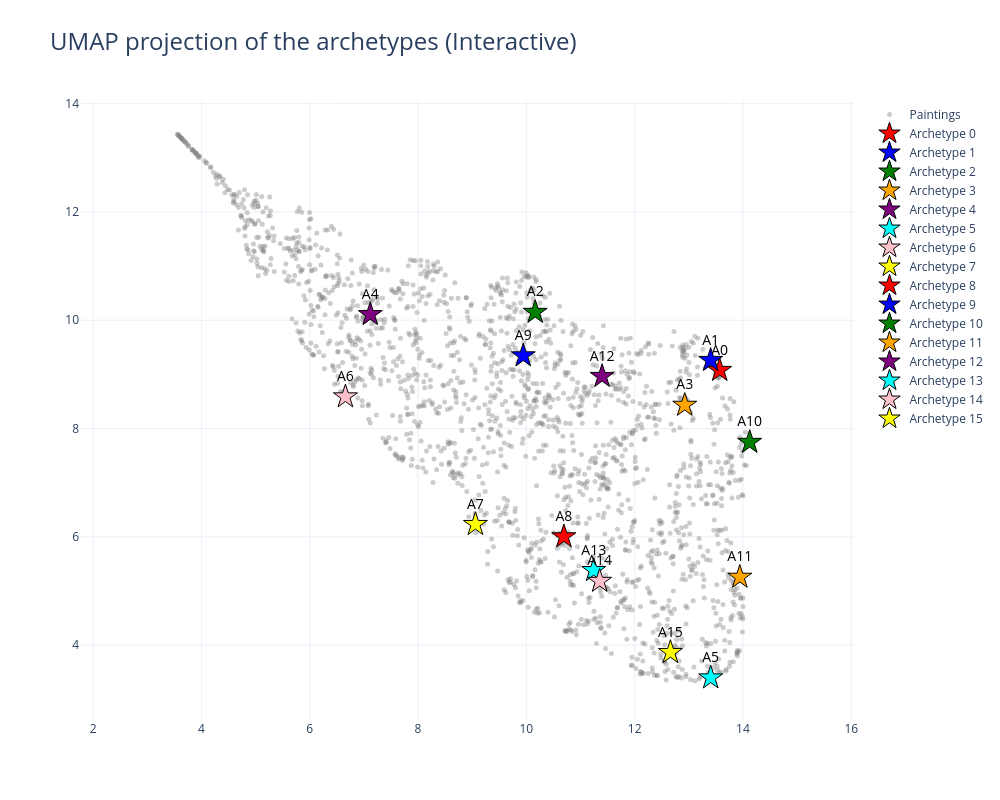

Write notebook code for a chart like this one.
### Code cell
visualisation_2d(a.X, Z, a.data_path)

### Figure 1 — Plotly figure (JSON) as saved in the notebook; plotly's stock layout.template omitted (floating-point values rounded to 4 significant figures; data arrays with more than 128 entries replaced by an {"elided": "..."} marker saying what was removed)
{"data": [{"hoverinfo": "text", "marker": {"color": "gray", "opacity": 0.4, "size": 5}, "mode": "markers", "name": "Paintings", "text": {"elided": "1811 str values"}, "type": "scatter", "x": {"elided": "1811 float values"}, "y": {"elided": "1811 float values"}}, {"hoverinfo": "name", "marker": {"color": "red", "line": {"color": "black", "width": 1}, "size": 18, "symbol": "star"}, "mode": "markers+text", "name": "Archetype 0", "text": ["A0"], "textfont": {"color": "black", "size": 14}, "textposition": "top center", "type": "scatter", "x": [13.57], "y": [9.075]}, {"hoverinfo": "name", "marker": {"color": "blue", "line": {"color": "black", "width": 1}, "size": 18, "symbol": "star"}, "mode": "markers+text", "name": "Archetype 1", "text": ["A1"], "textfont": {"color": "black", "size": 14}, "textposition": "top center", "type": "scatter", "x": [13.4], "y": [9.26]}, {"hoverinfo": "name", "marker": {"color": "green", "line": {"color": "black", "width": 1}, "size": 18, "symbol": "star"}, "mode": "markers+text", "name": "Archetype 2", "text": ["A2"], "textfont": {"color": "black", "size": 14}, "textposition": "top center", "type": "scatter", "x": [10.16], "y": [10.15]}, {"hoverinfo": "name", "marker": {"color": "orange", "line": {"color": "black", "width": 1}, "size": 18, "symbol": "star"}, "mode": "markers+text", "name": "Archetype 3", "text": ["A3"], "textfont": {"color": "black", "size": 14}, "textposition": "top center", "type": "scatter", "x": [12.92], "y": [8.432]}, {"hoverinfo": "name", "marker": {"color": "purple", "line": {"color": "black", "width": 1}, "size": 18, "symbol": "star"}, "mode": "markers+text", "name": "Archetype 4", "text": ["A4"], "textfont": {"color": "black", "size": 14}, "textposition": "top center", "type": "scatter", "x": [7.118], "y": [10.11]}, {"hoverinfo": "name", "marker": {"color": "cyan", "line": {"color": "black", "width": 1}, "size": 18, "symbol": "star"}, "mode": "markers+text", "name": "Archetype 5", "text": ["A5"], "textfont": {"color": "black", "size": 14}, "textposition": "top center", "type": "scatter", "x": [13.4], "y": [3.397]}, {"hoverinfo": "name", "marker": {"color": "pink", "line": {"color": "black", "width": 1}, "size": 18, "symbol": "star"}, "mode": "markers+text", "name": "Archetype 6", "text": ["A6"], "textfont": {"color": "black", "size": 14}, "textposition": "top center", "type": "scatter", "x": [6.659], "y": [8.587]}, {"hoverinfo": "name", "marker": {"color": "yellow", "line": {"color": "black", "width": 1}, "size": 18, "symbol": "star"}, "mode": "markers+text", "name": "Archetype 7", "text": ["A7"], "textfont": {"color": "black", "size": 14}, "textposition": "top center", "type": "scatter", "x": [9.06], "y": [6.231]}, {"hoverinfo": "name", "marker": {"color": "red", "line": {"color": "black", "width": 1}, "size": 18, "symbol": "star"}, "mode": "markers+text", "name": "Archetype 8", "text": ["A8"], "textfont": {"color": "black", "size": 14}, "textposition": "top center", "type": "scatter", "x": [10.69], "y": [6.003]}, {"hoverinfo": "name", "marker": {"color": "blue", "line": {"color": "black", "width": 1}, "size": 18, "symbol": "star"}, "mode": "markers+text", "name": "Archetype 9", "text": ["A9"], "textfont": {"color": "black", "size": 14}, "textposition": "top center", "type": "scatter", "x": [9.943], "y": [9.345]}, {"hoverinfo": "name", "marker": {"color": "green", "line": {"color": "black", "width": 1}, "size": 18, "symbol": "star"}, "mode": "markers+text", "name": "Archetype 10", "text": ["A10"], "textfont": {"color": "black", "size": 14}, "textposition": "top center", "type": "scatter", "x": [14.12], "y": [7.747]}, {"hoverinfo": "name", "marker": {"color": "orange", "line": {"color": "black", "width": 1}, "size": 18, "symbol": "star"}, "mode": "markers+text", "name": "Archetype 11", "text": ["A11"], "textfont": {"color": "black", "size": 14}, "textposition": "top center", "type": "scatter", "x": [13.94], "y": [5.256]}, {"hoverinfo": "name", "marker": {"color": "purple", "line": {"color": "black", "width": 1}, "size": 18, "symbol": "star"}, "mode": "markers+text", "name": "Archetype 12", "text": ["A12"], "textfont": {"color": "black", "size": 14}, "textposition": "top center", "type": "scatter", "x": [11.4], "y": [8.964]}, {"hoverinfo": "name", "marker": {"color": "cyan", "line": {"color": "black", "width": 1}, "size": 18, "symbol": "star"}, "mode": "markers+text", "name": "Archetype 13", "text": ["A13"], "textfont": {"color": "black", "size": 14}, "textposition": "top center", "type": "scatter", "x": [11.24], "y": [5.38]}, {"hoverinfo": "name", "marker": {"color": "pink", "line": {"color": "black", "width": 1}, "size": 18, "symbol": "star"}, "mode": "markers+text", "name": "Archetype 14", "text": ["A14"], "textfont": {"color": "black", "size": 14}, "textposition": "top center", "type": "scatter", "x": [11.35], "y": [5.18]}, {"hoverinfo": "name", "marker": {"color": "yellow", "line": {"color": "black", "width": 1}, "size": 18, "symbol": "star"}, "mode": "markers+text", "name": "Archetype 15", "text": ["A15"], "textfont": {"color": "black", "size": 14}, "textposition": "top center", "type": "scatter", "x": [12.66], "y": [3.866]}], "layout": {"height": 800, "showlegend": true, "title": {"font": {"size": 24}, "text": "UMAP projection of the archetypes (Interactive)"}, "width": 1000, "yaxis": {"scaleanchor": "x", "scaleratio": 1}}}
